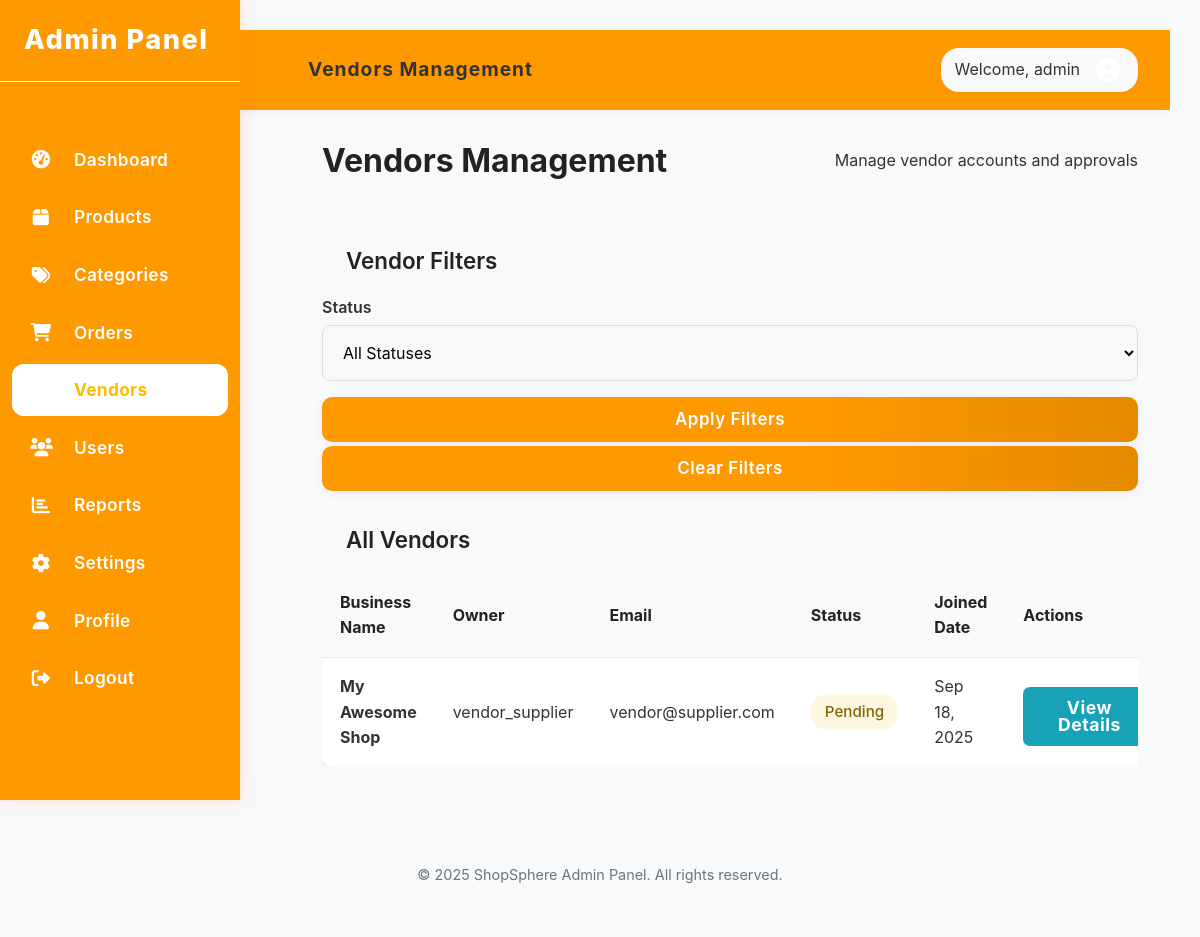
The page /admin/admin-vendors.php (signed in) on the database its author committed.
### tables this page shows
CREATE TABLE vendors (
    id INT AUTO_INCREMENT PRIMARY KEY,
    user_id INT NOT NULL,
    business_name VARCHAR(100) NOT NULL,
    business_description TEXT,
    business_logo VARCHAR(255),
    business_address TEXT,
    business_phone VARCHAR(20),
    business_email VARCHAR(100),
    status ENUM(
        'pending',
        'approved',
        'rejected'
    ) DEFAULT 'pending',
    created_at TIMESTAMP DEFAULT CURRENT_TIMESTAMP,
    updated_at TIMESTAMP DEFAULT CURRENT_TIMESTAMP ON UPDATE CURRENT_TIMESTAMP,
    FOREIGN KEY (user_id) REFERENCES users (id) ON DELETE CASCADE
);

CREATE TABLE users (
    id INT AUTO_INCREMENT PRIMARY KEY,
    username VARCHAR(50) NOT NULL UNIQUE,
    email VARCHAR(100) NOT NULL UNIQUE,
    password VARCHAR(255) NOT NULL,
    user_type ENUM('customer', 'vendor', 'admin') DEFAULT 'customer',
    reset_token VARCHAR(255) DEFAULT NULL,
    reset_token_expires_at DATETIME DEFAULT NULL,
    last_reset_request_at DATETIME DEFAULT NULL,
    created_at TIMESTAMP DEFAULT CURRENT_TIMESTAMP,
    updated_at TIMESTAMP DEFAULT CURRENT_TIMESTAMP ON UPDATE CURRENT_TIMESTAMP
);

### admin/admin-vendors.php (the view, shortened to what this page needs)
<?php
$database = new Database();
$db = $database->getConnection();
$status_filter = isset($_GET['status']) ? $_GET['status'] : '';
$query = "SELECT v.*, u.username, u.email, u.created_at as joined_date
          FROM vendors v
          JOIN users u ON v.user_id = u.id
          WHERE 1=1";
$query .= " ORDER BY v.created_at DESC";
$stmt = $db->prepare($query);
$stmt->execute();
$vendors = $stmt->fetchAll(PDO::FETCH_ASSOC);
include_once '../includes/admin-header.php';
?>
<div class="admin-users-container">
    <div class="admin-users-header">
        <h1>Vendors Management</h1>
        <p>Manage vendor accounts and approvals</p>
    </div>
    <div class="card">
        <div class="card-header">
            <h2>Vendor Filters</h2>
        </div>
        <div class="card-body">
            <form method="GET" class="filter-form">
                <div class="form-row">
                    <div class="form-group">
                        <label for="status">Status</label>
                        <select id="status" name="status">
                            <option value="all" <?php echo $status_filter == 'all' ? 'selected' : ''; ?>>All Statuses</option>
                        </select>
                    </div>
                    <div class="form-group">
                        <button type="submit" class="btn btn-primary">Apply Filters</button>
                        <a href="admin-vendors.php" class="btn btn-outline">Clear Filters</a>
                    </div>
                </div>
            </form>
        </div>
    </div>
    <div class="card">
        <div class="card-header">
            <h2>All Vendors</h2>
        </div>
        <div class="card-body">
            <div style="overflow-x: auto;">
                <?php if (!empty($vendors)): ?>
                    <table class="users-table">
                        <thead>
                            <tr>
                                <th>Business Name</th>
                                <th>Owner</th>
                                <th>Email</th>
                                <th>Status</th>
                                <th>Joined Date</th>
                                <th>Actions</th>
                            </tr>
                        </thead>
                        <tbody>
                            <?php foreach ($vendors as $vendor): ?>
                                <tr>
                                    <td>
                                        <strong><?php echo htmlspecialchars($vendor['business_name']); ?></strong>
                                    </td>
                                    <td><?php echo htmlspecialchars($vendor['username']); ?></td>
                                    <td><?php echo htmlspecialchars($vendor['email']); ?></td>
                                    <td>
                                        <span class="user-status <?php echo $vendor['status']; ?>">
                                            <?php echo ucfirst($vendor['status']); ?>
                                        </span>
                                    </td>
                                    <td><?php echo date('M j, Y', strtotime($vendor['joined_date'])); ?></td>
                                    <td>
                                        <div class="action-buttons">
                                            <a href="admin-vendor-details.php?id=<?php echo $vendor['id']; ?>" class="btn btn-edit">View Details</a>
                                        </div>
                                    </td>
                                </tr>
                            <?php endforeach; ?>
                        </tbody>
                    </table>
                <?php else: ?>
                    <p class="text-center">No vendors found.</p>
                <?php endif; ?>
            </div>
        </div>
    </div>
</div>
<?php
include_once '../includes/admin-footer.php';
?>

### assets/css/style.css (style rules this page uses)
* { margin: 0; padding: 0; box-sizing: border-box; }
body { font-family: 'MTN Brighter Sans', -apple-system, BlinkMacSystemFont, "Segoe UI", Roboto, Helvetica, Arial, sans-serif; line-height: 1.6; color: #333; background-color: #f8f9fa; }

### assets/css/pages/admin-dashboard.css (style rules this page uses)
.card { background: var(--white); border-radius: var(--border-radius); box-shadow: var(--box-shadow); overflow: visible; transition: var(--transition); height: fit-content; }
.card-header { padding: 20px 24px; border-bottom: 1px solid var(--gray-200); display: flex; justify-content: space-between; align-items: flex-start; background: var(--white); }
.card-header h2 { margin: 0; font-size: 1.4rem; color: #222; font-weight: 600; }
.card-body { padding: 0; }
.btn { display: inline-flex; align-items: center; justify-content: center; padding: 8px 16px; border-radius: 8px; text-decoration: none; font-weight: 500; font-size: 0.9rem; cursor: pointer; transition: var(--transition); border: none; gap: 6px; }
.btn-primary { background: var(--primary); color: var(--white); }
.btn-outline { background: transparent; color: var(--primary); border: 1px solid var(--primary); }
.action-buttons { display: flex; gap: 8px; }

### assets/css/pages/admin-login.css (style rules this page uses)
.form-group { position: relative; }
.btn { display: inline-block; padding: 14px 28px; background: linear-gradient(90deg, var(--primary-color) 60%, var(--primary-dark) 100%); color: #fff; border: none; border-radius: 10px; font-size: 17px; font-weight: 600; cursor: pointer; transition: background 0.3s, box-shadow 0.3s, transform 0.2s; text-align: center; box-shadow: 0 2px 8px rgba(124,58,237,0.08); letter-spacing: 0.5px; }

### assets/css/pages/admin-settings.css (style rules this page uses)
.form-group { display: flex; flex-direction: column; gap: 8px; }
.form-group label { font-weight: 600; color: #333; }
.form-group input, .form-group select { padding: 10px 14px; border-radius: 7px; border: 1px solid #ccc; font-size: 1rem; background: #f8f9fa; }
.btn-primary { background: var(--primary, #007bff); color: #fff; border: none; border-radius: 7px; padding: 12px 24px; font-weight: 600; cursor: pointer; font-size: 1.1rem; transition: background 0.2s; }

### assets/css/pages/admin-users.css (style rules this page uses)
.admin-users-container { padding: 32px; margin-left: 260px; max-width: 1400px; overflow: visible; }
.admin-users-header { display: flex; justify-content: space-between; align-items: center; margin-bottom: 32px; }
.admin-users-header h1 { font-size: 2rem; color: #222; font-weight: 700; }
.users-table { width: 100%; border-collapse: separate; border-spacing: 0; background: #fff; box-shadow: 0 4px 20px rgba(0,0,0,0.07); border-radius: 12px; font-size: 1rem; overflow: visible; max-width: 100%; }
.users-table th, .users-table td { padding: 16px 18px; text-align: left; border-bottom: 1px solid #e9ecef; }
.users-table th { background: var(--gray-100, #f8f9fa); color: #222; font-weight: 700; }
.users-table tr:last-child td { border-bottom: none; }
.user-status { padding: 6px 14px; border-radius: 16px; font-size: 0.95rem; font-weight: 500; display: inline-block; }
.user-status.pending { background: rgba(255,193,7,0.12); color: #856404; }
.action-buttons { display: flex; gap: 10px; }
.action-buttons .btn { padding: 7px 14px; font-size: 0.95rem; border-radius: 7px; font-weight: 500; border: none; cursor: pointer; transition: background 0.2s; }
.action-buttons .btn-edit { background: var(--info, #17a2b8); color: #fff; }

### assets/css/base/typography.css (style rules this page uses)
body { font-family: 'Segoe UI', Tahoma, Geneva, Verdana, sans-serif; font-size: 16px; line-height: 1.6; color: var(--text-primary); }
h1, h2, h3, h4, h5, h6 { font-weight: 600; line-height: 1.2; margin-bottom: var(--spacing-md); color: var(--text-primary); }
h1 { font-size: var(--font-size-xxl); }
h2 { font-size: var(--font-size-xl); }
p { margin-bottom: var(--spacing-md); }
a { color: var(--primary-color); transition: color var(--transition-fast); }

### assets/css/components/buttons.css (style rules this page uses)
.btn { display: inline-flex; align-items: center; justify-content: center; gap: var(--spacing-sm); padding: 12px 24px; background-color: var(--primary-color); color: var(--text-white); border: none; border-radius: var(--border-radius); font-weight: 500; text-decoration: none; cursor: pointer; transition: all var(--transition-normal); font-size: var(--font-size-md); line-height: 1; }
.btn-outline { background-color: transparent; border: 2px solid var(--primary-color); color: var(--primary-color); }

### assets/css/components/forms.css (style rules this page uses)
.form-group { margin-bottom: var(--spacing-lg); }

### rows shown on the page
vendors: business_name "My Awesome Shop", user.username "vendor_supplier", user.email "vendor@supplier.com", status "Pending", user.created_at "Sep 18, 2025"

### other values the page prints
$page_title "Vendors Management"
$_SESSION['username'] "admin"
